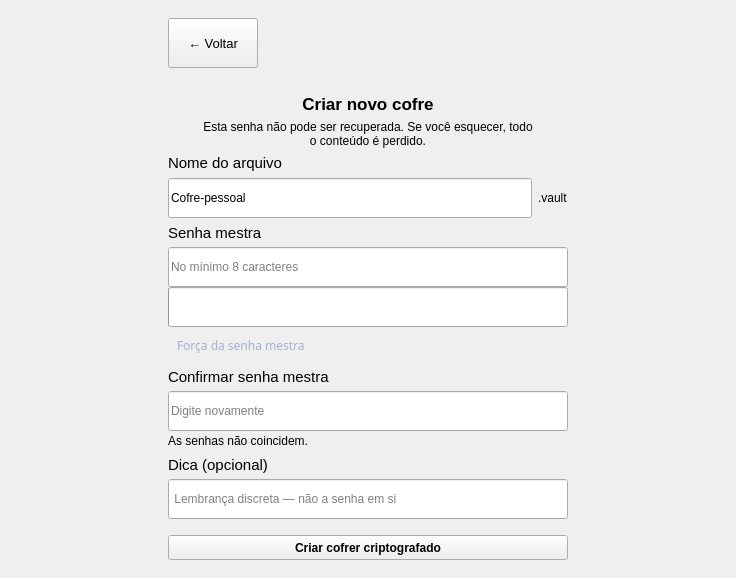
      <widget class="QWidget" name="pageCreateVault">
       <layout class="QVBoxLayout" name="verticalLayout_3">
        <property name="spacing">
         <number>0</number>
        </property>
        <property name="leftMargin">
         <number>0</number>
        </property>
        <property name="topMargin">
         <number>0</number>
        </property>
        <property name="rightMargin">
         <number>0</number>
        </property>
        <property name="bottomMargin">
         <number>0</number>
        </property>
        <item>
         <widget class="QFrame" name="frame_5">
          <property name="sizePolicy">
           <sizepolicy hsizetype="Ignored" vsizetype="Preferred">
            <horstretch>0</horstretch>
            <verstretch>0</verstretch>
           </sizepolicy>
          </property>
          <property name="frameShape">
           <enum>QFrame::Shape::NoFrame</enum>
          </property>
          <property name="frameShadow">
           <enum>QFrame::Shadow::Raised</enum>
          </property>
         </widget>
        </item>
        <item>
         <widget class="QFrame" name="frame_7">
          <property name="frameShape">
           <enum>QFrame::Shape::NoFrame</enum>
          </property>
          <property name="frameShadow">
           <enum>QFrame::Shadow::Raised</enum>
          </property>
          <layout class="QHBoxLayout" name="horizontalLayout_5">
           <item>
            <spacer name="horizontalSpacer">
             <property name="orientation">
              <enum>Qt::Orientation::Horizontal</enum>
             </property>
             <property name="sizeType">
              <enum>QSizePolicy::Policy::Expanding</enum>
             </property>
             <property name="sizeHint" stdset="0">
              <size>
               <width>150</width>
               <height>20</height>
              </size>
             </property>
            </spacer>
           </item>
           <item>
            <widget class="QFrame" name="frame_8">
             <property name="sizePolicy">
              <sizepolicy hsizetype="Fixed" vsizetype="Fixed">
               <horstretch>0</horstretch>
               <verstretch>0</verstretch>
              </sizepolicy>
             </property>
             <property name="minimumSize">
              <size>
               <width>0</width>
               <height>200</height>
              </size>
             </property>
             <property name="maximumSize">
              <size>
               <width>16777215</width>
               <height>560</height>
              </size>
             </property>
             <property name="frameShape">
              <enum>QFrame::Shape::NoFrame</enum>
             </property>
             <property name="frameShadow">
              <enum>QFrame::Shadow::Raised</enum>
             </property>
             <layout class="QVBoxLayout" name="verticalLayout_5">
              <item alignment="Qt::AlignmentFlag::AlignLeft">
               <widget class="QPushButton" name="btn_back">
                <property name="sizePolicy">
                 <sizepolicy hsizetype="Expanding" vsizetype="Fixed">
                  <horstretch>0</horstretch>
                  <verstretch>0</verstretch>
                 </sizepolicy>
                </property>
                <property name="minimumSize">
                 <size>
                  <width>90</width>
                  <height>50</height>
                 </size>
                </property>
                <property name="maximumSize">
                 <size>
                  <width>500</width>
                  <height>100</height>
                 </size>
                </property>
                <property name="font">
                 <font>
                  <pointsize>10</pointsize>
                  <stylestrategy>PreferDefault</stylestrategy>
                  <hintingpreference>PreferFullHinting</hintingpreference>
                 </font>
                </property>
                <property name="text">
                 <string>← Voltar</string>
                </property>
               </widget>
              </item>
              <item>
               <widget class="QLabel" name="label_9">
                <property name="text">
                 <string/>
                </property>
                <property name="scaledContents">
                 <bool>false</bool>
                </property>
                <property name="alignment">
                 <set>Qt::AlignmentFlag::AlignCenter</set>
                </property>
               </widget>
              </item>
              <item>
               <widget class="QLabel" name="label_8">
                <property name="sizePolicy">
                 <sizepolicy hsizetype="Preferred" vsizetype="Fixed">
                  <horstretch>0</horstretch>
                  <verstretch>0</verstretch>
                 </sizepolicy>
                </property>
                <property name="font">
                 <font>
                  <pointsize>13</pointsize>
                  <bold>true</bold>
                 </font>
                </property>
                <property name="text">
                 <string>Criar novo cofre</string>
                </property>
                <property name="alignment">
                 <set>Qt::AlignmentFlag::AlignCenter</set>
                </property>
               </widget>
              </item>
              <item>
               <widget class="QLabel" name="label_7">
                <property name="sizePolicy">
                 <sizepolicy hsizetype="Preferred" vsizetype="Fixed">
                  <horstretch>0</horstretch>
                  <verstretch>0</verstretch>
                 </sizepolicy>
                </property>
                <property name="text">
                 <string>Esta senha não pode ser recuperada. Se você esquecer, todo
o conteúdo é perdido.</string>
                </property>
                <property name="alignment">
                 <set>Qt::AlignmentFlag::AlignCenter</set>
                </property>
               </widget>
              </item>
              <item>
               <layout class="QGridLayout" name="gridLayout">
                <item row="0" column="0">
                 <widget class="QLabel" name="label_2">
                  <property name="font">
                   <font>
                    <pointsize>11</pointsize>
                   </font>
                  </property>
                  <property name="text">
                   <string>Nome do arquivo</string>
                  </property>
                 </widget>
                </item>
                <item row="1" column="0">
                 <widget class="QLineEdit" name="line_name_arquivo">
                  <property name="minimumSize">
                   <size>
                    <width>0</width>
                    <height>40</height>
                   </size>
                  </property>
                  <property name="text">
                   <string>Cofre-pessoal</string>
                  </property>
                 </widget>
                </item>
                <item row="1" column="1">
                 <widget class="QLabel" name="label_6">
                  <property name="text">
                   <string>.vault</string>
                  </property>
                 </widget>
                </item>
               </layout>
              </item>
              <item>
               <layout class="QVBoxLayout" name="verticalLayout_4">
                <property name="spacing">
                 <number>5</number>
                </property>
                <item>
                 <widget class="QLabel" name="label_3">
                  <property name="font">
                   <font>
                    <pointsize>11</pointsize>
                    <bold>false</bold>
                   </font>
                  </property>
                  <property name="text">
                   <string>Senha mestra</string>
                  </property>
                 </widget>
                </item>
                <item>
                 <widget class="QLineEdit" name="line_password_mestra">
                  <property name="minimumSize">
                   <size>
                    <width>0</width>
                    <height>40</height>
                   </size>
                  </property>
                  <property name="echoMode">
                   <enum>QLineEdit::EchoMode::Password</enum>
                  </property>
                  <property name="placeholderText">
                   <string>No mínimo 8 caracteres</string>
                  </property>
                 </widget>
                </item>
                <item>
                 <widget class="QProgressBar" name="progressBar">
                  <property name="sizePolicy">
                   <sizepolicy hsizetype="Expanding" vsizetype="Fixed">
                    <horstretch>0</horstretch>
                    <verstretch>0</verstretch>
                   </sizepolicy>
                  </property>
                  <property name="minimumSize">
                   <size>
                    <width>0</width>
                    <height>40</height>
                   </size>
                  </property>
                  <property name="maximumSize">
                   <size>
                    <width>16777215</width>
                    <height>40</height>
                   </size>
                  </property>
                  <property name="font">
                   <font>
                    <pointsize>9</pointsize>
                   </font>
                  </property>
                  <property name="value">
                   <number>0</number>
                  </property>
                  <property name="alignment">
                   <set>Qt::AlignmentFlag::AlignCenter</set>
                  </property>
                  <property name="textVisible">
                   <bool>false</bool>
                  </property>
                 </widget>
                </item>
                <item>
                 <widget class="QFrame" name="frame_14">
                  <property name="sizePolicy">
                   <sizepolicy hsizetype="Preferred" vsizetype="Expanding">
                    <horstretch>0</horstretch>
                    <verstretch>0</verstretch>
                   </sizepolicy>
                  </property>
                  <property name="minimumSize">
                   <size>
                    <width>0</width>
                    <height>35</height>
                   </size>
                  </property>
                  <property name="layoutDirection">
                   <enum>Qt::LayoutDirection::LeftToRight</enum>
                  </property>
                  <property name="frameShape">
                   <enum>QFrame::Shape::NoFrame</enum>
                  </property>
                  <property name="frameShadow">
                   <enum>QFrame::Shadow::Raised</enum>
                  </property>
                  <layout class="QHBoxLayout" name="horizontalLayout_7">
                   <item alignment="Qt::AlignmentFlag::AlignTop">
                    <widget class="QLabel" name="label_14">
                     <property name="sizePolicy">
                      <sizepolicy hsizetype="Preferred" vsizetype="Fixed">
                       <horstretch>0</horstretch>
                       <verstretch>0</verstretch>
                      </sizepolicy>
                     </property>
                     <property name="font">
                      <font>
                       <family>Segoe UI Variable Text</family>
                       <pointsize>9</pointsize>
                      </font>
                     </property>
                     <property name="styleSheet">
                      <string notr="true">color: rgb(166, 176, 208);
font-family: &quot;Segoe UI Variable Text&quot;, &quot;Segoe UI&quot;, -apple-system, BlinkMacSystemFont, &quot;Inter&quot;, sans-serif;</string>
                     </property>
                     <property name="text">
                      <string>Força da senha mestra</string>
                     </property>
                     <property name="alignment">
                      <set>Qt::AlignmentFlag::AlignLeading|Qt::AlignmentFlag::AlignLeft|Qt::AlignmentFlag::AlignTop</set>
                     </property>
                     <property name="indent">
                      <number>-1</number>
                     </property>
                     <property name="openExternalLinks">
                      <bool>false</bool>
                     </property>
                    </widget>
                   </item>
                   <item alignment="Qt::AlignmentFlag::AlignTop">
                    <widget class="QLabel" name="label_forca_senha">
                     <property name="font">
                      <font>
                       <family>Segoe UI Variable Text</family>
                       <pointsize>10</pointsize>
                      </font>
                     </property>
                     <property name="styleSheet">
                      <string notr="true">font-family: &quot;Segoe UI Variable Text&quot;, &quot;Segoe UI&quot;, -apple-system, BlinkMacSystemFont, &quot;Inter&quot;, sans-serif;</string>
                     </property>
                     <property name="text">
                      <string/>
                     </property>
                     <property name="alignment">
                      <set>Qt::AlignmentFlag::AlignRight|Qt::AlignmentFlag::AlignTop|Qt::AlignmentFlag::AlignTrailing</set>
                     </property>
                    </widget>
                   </item>
                  </layout>
                 </widget>
                </item>
                <item>
                 <widget class="QLabel" name="label_4">
                  <property name="font">
                   <font>
                    <pointsize>11</pointsize>
                   </font>
                  </property>
                  <property name="text">
                   <string>Confirmar senha mestra</string>
                  </property>
                 </widget>
                </item>
                <item>
                 <widget class="QLineEdit" name="line_cfr_passaword_mestra">
                  <property name="minimumSize">
                   <size>
                    <width>0</width>
                    <height>40</height>
                   </size>
                  </property>
                  <property name="echoMode">
                   <enum>QLineEdit::EchoMode::Password</enum>
                  </property>
                  <property name="placeholderText">
                   <string>Digite novamente</string>
                  </property>
                 </widget>
                </item>
                <item>
                 <widget class="QLabel" name="label_erro_senha">
                  <property name="sizePolicy">
                   <sizepolicy hsizetype="Preferred" vsizetype="Fixed">
                    <horstretch>0</horstretch>
                    <verstretch>0</verstretch>
                   </sizepolicy>
                  </property>
                  <property name="minimumSize">
                   <size>
                    <width>0</width>
                    <height>20</height>
                   </size>
                  </property>
                  <property name="text">
                   <string>As senhas não coincidem.</string>
                  </property>
                 </widget>
                </item>
                <item>
                 <widget class="QLabel" name="label_5">
                  <property name="sizePolicy">
                   <sizepolicy hsizetype="Preferred" vsizetype="Fixed">
                    <horstretch>0</horstretch>
                    <verstretch>0</verstretch>
                   </sizepolicy>
                  </property>
                  <property name="font">
                   <font>
                    <pointsize>11</pointsize>
                   </font>
                  </property>
                  <property name="text">
                   <string>Dica (opcional)</string>
                  </property>
                 </widget>
                </item>
                <item>
                 <widget class="QLineEdit" name="line_dica">
                  <property name="minimumSize">
                   <size>
                    <width>0</width>
                    <height>40</height>
                   </size>
                  </property>
                  <property name="placeholderText">
                   <string> Lembrança discreta — não a senha em si</string>
                  </property>
                 </widget>
                </item>
                <item>
                 <spacer name="verticalSpacer_4">
                  <property name="orientation">
                   <enum>Qt::Orientation::Vertical</enum>
                  </property>
                  <property name="sizeType">
                   <enum>QSizePolicy::Policy::Fixed</enum>
                  </property>
                  <property name="sizeHint" stdset="0">
                   <size>
                    <width>0</width>
                    <height>15</height>
                   </size>
                  </property>
                 </spacer>
                </item>
                <item>
                 <widget class="QPushButton" name="btn_create_cofre_cp">
                  <property name="sizePolicy">
                   <sizepolicy hsizetype="Preferred" vsizetype="Fixed">
                    <horstretch>0</horstretch>
                    <verstretch>0</verstretch>
                   </sizepolicy>
                  </property>
                  <property name="minimumSize">
                   <size>
                    <width>400</width>
                    <height>25</height>
                   </size>
                  </property>
                  <property name="maximumSize">
                   <size>
                    <width>16777215</width>
                    <height>150</height>
                   </size>
                  </property>
                  <property name="font">
                   <font>
                    <bold>true</bold>
                   </font>
                  </property>
                  <property name="text">
                   <string>Criar cofrer criptografado</string>
                  </property>
                 </widget>
                </item>
               </layout>
              </item>
             </layout>
            </widget>
           </item>
           <item>
            <spacer name="horizontalSpacer_2">
             <property name="orientation">
              <enum>Qt::Orientation::Horizontal</enum>
             </property>
             <property name="sizeType">
              <enum>QSizePolicy::Policy::Expanding</enum>
             </property>
             <property name="sizeHint" stdset="0">
              <size>
               <width>150</width>
               <height>20</height>
              </size>
             </property>
            </spacer>
           </item>
          </layout>
         </widget>
        </item>
        <item>
         <widget class="QFrame" name="frame_6">
          <property name="sizePolicy">
           <sizepolicy hsizetype="Preferred" vsizetype="Ignored">
            <horstretch>0</horstretch>
            <verstretch>0</verstretch>
           </sizepolicy>
          </property>
          <property name="frameShape">
           <enum>QFrame::Shape::NoFrame</enum>
          </property>
          <property name="frameShadow">
           <enum>QFrame::Shadow::Raised</enum>
          </property>
         </widget>
        </item>
       </layout>
      </widget>
